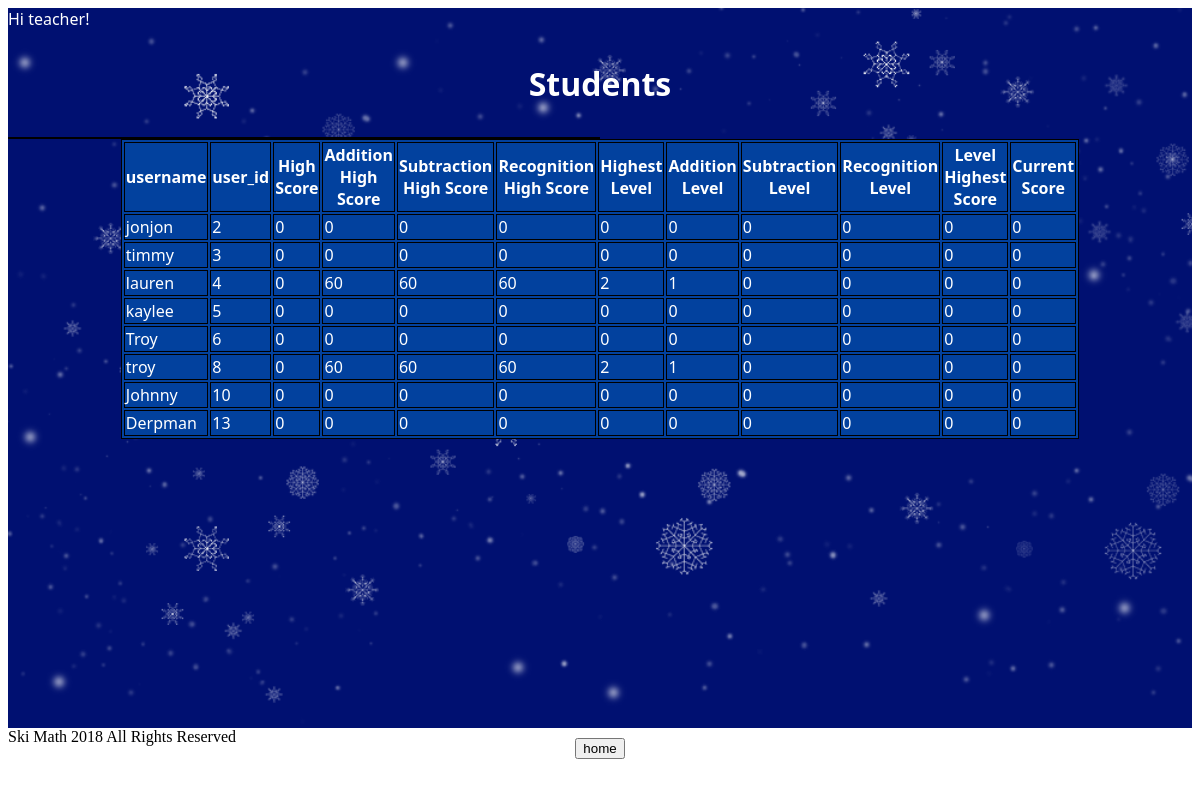
Page /ski_math/teacherstats (signed in) on the earlier database version.
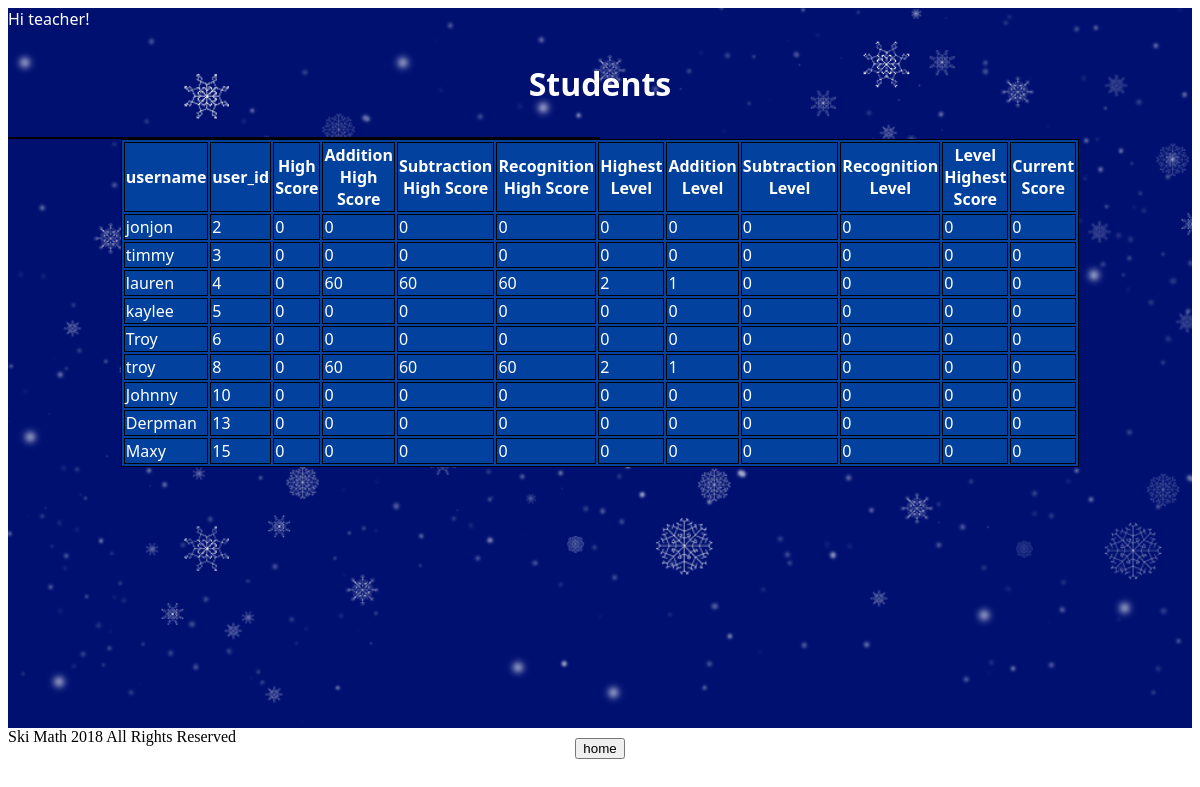
Same page on the later database version.
### ski_math/models.py (models this page shows, shortened)
class CustomUser(AbstractUser):
    is_student = models.BooleanField('student status', default=False)
    is_teacher = models.BooleanField('teacher status', default=False)

class Student(models.Model):
    objects = models.Manager()
    user = models.OneToOneField(CustomUser, on_delete=models.CASCADE, primary_key=True)
    highestScore = models.PositiveIntegerField(default=0)
    addHighestScore = models.PositiveIntegerField(default=0)
    subHighestScore = models.PositiveIntegerField(default=0)
    recHighestScore = models.PositiveIntegerField(default=0)
    highestLevel = models.PositiveIntegerField(default=0)
    addLevel = models.PositiveIntegerField(default=0)
    subLevel = models.PositiveIntegerField(default=0)
    recLevel = models.PositiveIntegerField(default=0)
    levelHighestScore = models.PositiveIntegerField(default=0)
    currentScore = models.PositiveIntegerField(default=0)

### ski_math/views.py (the view)
# urls.py: path('teacherstats', views.TeacherStats.as_view(), name='teacherstats'),
class TeacherStats(TemplateView):
    model = Student
    context_object_name = 'student'
    template_name = 'teacherstats.html'
    def get(self, request):
        student_data = Student.objects.all()
        context = {'student_list': student_data}
        return render(request, 'teacherstats.html', context)

### templates/teacherstats.html (shortened to what this page needs)
{% extends 'base.html' %}
{% block content %}
{% if user.is_authenticated and user.is_teacher%}
  Hi {{ user.username }}!
  <h1><p>Students</p></h1>
  {% if student_list %}
    <table>
      <table align="center">
        <tr>
          <th>username</th>
          <th>user_id</th>
          <th>High Score</th>
          <th>Addition High Score</th>
          <th>Subtraction High Score</th>
          <th>Recognition High Score</th>
          <th>Highest Level</th>
          <th>Addition Level</th>
          <th>Subtraction Level</th>
          <th>Recognition Level</th>
          <th>Level Highest Score</th>
          <th>Current Score</th>
      </tr>
        {% for student in student_list %}
        <tr>
            <td>{{student.user.username}}</td>
            <td>{{student.user_id}}</td>
            <td>{{student.highestScore}}</td>
            <td>{{student.addHighestScore}}</td>
            <td>{{student.subHighestScore}}</td>
            <td>{{student.recHighestScore}}</td>
            <td>{{student.highestLevel}}</td>
            <td>{{student.addLevel}}</td>
            <td>{{student.subLevel}}</td>
            <td>{{student.recLevel}}</td>
            <td>{{student.levelHighestScore}}</td>
            <td>{{student.currentScore}}</td>
          </tr>
      {% endfor %}
    </table>
    <div class = "midbottom">
    <p><a href="{% url 'home' %}"><button>home</button></a></p></div>
  {% else %}
    <h1><p>No students are available.</p></h1>
    <div class = "midbottom">
    <p><a href="{% url 'home' %}"><button>home</button></a></p></div>
  {% endif %}
{% else %}
  <h1><p>You are not logged in</p></h1>
  <h1><a href="{% url 'login' %}"><button>home</button></a></h1>
{% endif %}
{% endblock %}

### templates/base.html (shortened to what this page needs)
{% load static %}
<!DOCTYPE html>
<html>
<head>
  <link rel="stylesheet" href="{% static 'web/base.css' %}">
</head>
<body>
  <div class="body-content">
    {% block content %}
    {% endblock %}
  </div>
  <div class="footer">
    Ski Math 2018 All Rights Reserved
  </div>
</body>
</html>

### ski_math/static/web/base.css (style rules this page uses)
.body-content { background: url(/static/Snow-Background.png), url(/static/Snow-Background.png); background-repeat: no-repeat, repeat; padding: 35px; background-origin: padding-box; background-size: cover; color: rgb(255, 255, 255); height: 45em; width:100%; margin: 0; padding: 0; border: 0; margin: 0; font-family: 'Segoe UI', Tahoma, Geneva, Verdana, sans-serif; }
table, th, td { border: 1px solid rgb(0, 0, 0); background-color: #02419e; }
table { width: 50%; vertical-align: center; }
th { text-align: center; }
td { text-align: left; }
h1 { text-align: center; }
div.midbottom { position: absolute; left:0; text-align: center; bottom: 8px; right: 0px; font-size: 30px; }

Differences in the rows shown:
added Student: user.username "Maxy", user_id "15", highestScore "0", addHighestScore "0", subHighestScore "0", recHighestScore "0", highestLevel "0", addLevel "0", subLevel "0", recLevel "0", levelHighestScore "0", currentScore "0"
